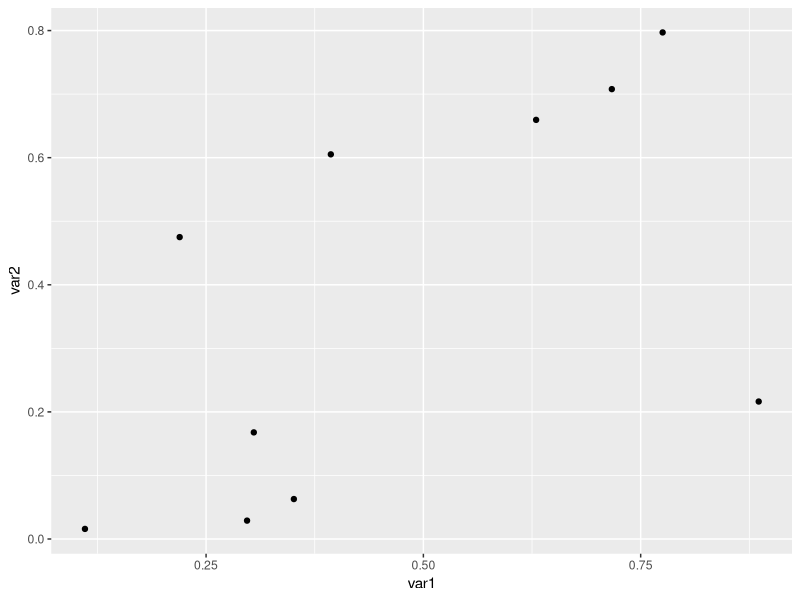

Here is the R script that generated this plot:
## ---- chunk 1
library(ggplot2)
var1<-runif(10)
var2<-runif(10)
qplot(x=var1, y=var2)
